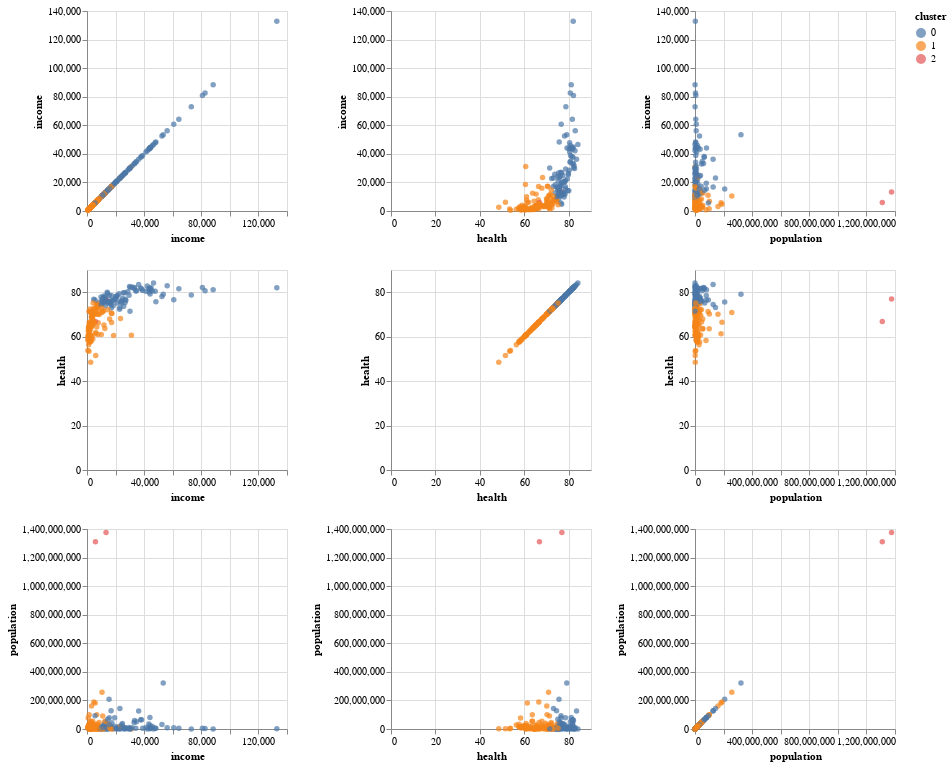

The code cell stored with this chart in its notebook:
### Code cell
alt.Chart(gapminder).mark_circle().encode(
    alt.X(alt.repeat("column"), type='quantitative'),
    alt.Y(alt.repeat("row"), type='quantitative'),
    color="cluster:N",
    tooltip="country"
).properties(
width=200 , 
    height=200
).repeat(
    row=["income","health","population"],
    column=["income","health","population"]
)

### Figure 1 — Vega-Lite specification as saved in the notebook (floating-point values rounded to 4 significant figures; data arrays with more than 128 entries replaced by an {"elided": "..."} marker saying what was removed)
{"$schema": "https://vega.github.io/schema/vega-lite/v3.4.0.json", "config": {"background": "white", "mark": {"tooltip": null}, "view": {"height": 300, "width": 400}}, "datasets": {"data-b4eab7f2a5ded6b5f9a4430cf193a51b": {"elided": "187 records"}}, "repeat": {"column": ["income", "health", "population"], "row": ["income", "health", "population"]}, "spec": {"data": {"name": "data-b4eab7f2a5ded6b5f9a4430cf193a51b"}, "encoding": {"color": {"field": "cluster", "type": "nominal"}, "tooltip": {"field": "country", "type": "nominal"}, "x": {"field": {"repeat": "column"}, "type": "quantitative"}, "y": {"field": {"repeat": "row"}, "type": "quantitative"}}, "height": 200, "mark": "circle", "width": 200}}
